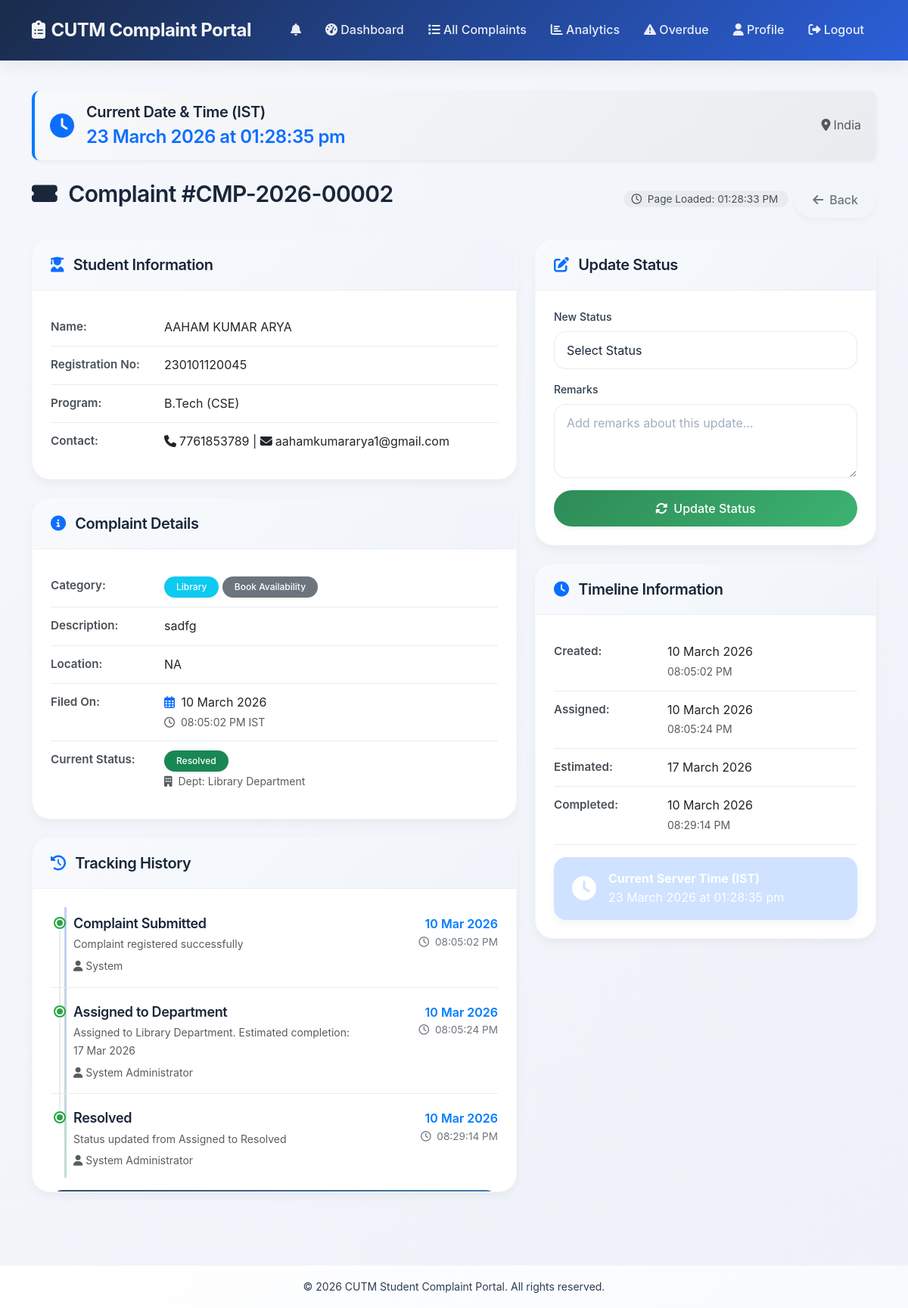
The page /admin/complaint/2 (signed in) on the database its author committed.
### models.py (models this page shows, shortened)
class Complaint(db.Model):
    __tablename__ = 'complaints'
    id = db.Column(db.Integer, primary_key=True)
    complaint_id = db.Column(db.String(50), unique=True, nullable=False)
    student_id = db.Column(db.Integer, db.ForeignKey('users.id'), nullable=False)
    category = db.Column(db.String(50), nullable=False)
    subcategory = db.Column(db.String(100), nullable=False)
    description = db.Column(db.Text, nullable=False)
    location = db.Column(db.String(200), nullable=False)
    image_path = db.Column(db.String(200))
    status = db.Column(db.String(50), default='Pending')
    priority = db.Column(db.String(20), default='Medium')
    assigned_to = db.Column(db.Integer, db.ForeignKey('users.id'), nullable=True)
    assigned_department = db.Column(db.String(100))
    assigned_date = db.Column(db.DateTime)
    estimated_completion_date = db.Column(db.DateTime)
    actual_completion_date = db.Column(db.DateTime)
    created_at = db.Column(db.DateTime, default=datetime.utcnow)
    updated_at = db.Column(db.DateTime, default=datetime.utcnow, onupdate=datetime.utcnow)
    escalated_at = db.Column(db.DateTime)
    escalation_count = db.Column(db.Integer, default=0)
    student = db.relationship('User', back_populates='complaints', foreign_keys=[student_id])
    assigned_staff = db.relationship('User', back_populates='assigned_complaints', foreign_keys=[assigned_to])
    tracking_updates = db.relationship('ComplaintTracking', back_populates='complaint', lazy=True, cascade='all, delete-orphan')
    feedback = db.relationship('Feedback', back_populates='complaint', uselist=False, cascade='all, delete-orphan')
    notifications = db.relationship('Notification', back_populates='complaint', lazy=True, cascade='all, delete-orphan')

class User(UserMixin, db.Model):
    __tablename__ = 'users'
    id = db.Column(db.Integer, primary_key=True)
    registration_no = db.Column(db.String(50), unique=True, nullable=False)
    name = db.Column(db.String(100), nullable=False)
    email = db.Column(db.String(100), unique=True, nullable=False)
    mobile = db.Column(db.String(15), nullable=False)
    program = db.Column(db.String(50), nullable=False)
    branch = db.Column(db.String(50), nullable=False)
    password_hash = db.Column(db.String(200), nullable=False)
    role = db.Column(db.String(20), default='student')  # student, admin, staff
    created_at = db.Column(db.DateTime, default=datetime.utcnow)
    complaints = db.relationship('Complaint', back_populates='student', lazy=True, foreign_keys='Complaint.student_id')
    assigned_complaints = db.relationship('Complaint', back_populates='assigned_staff', lazy=True, foreign_keys='Complaint.assigned_to')
    notifications = db.relationship('Notification', back_populates='user', lazy=True, cascade='all, delete-orphan')

class ComplaintTracking(db.Model):
    __tablename__ = 'complaint_tracking'
    id = db.Column(db.Integer, primary_key=True)
    complaint_id = db.Column(db.Integer, db.ForeignKey('complaints.id'), nullable=False)
    status = db.Column(db.String(50), nullable=False)
    remarks = db.Column(db.Text)
    updated_by = db.Column(db.String(100))
    created_at = db.Column(db.DateTime, default=datetime.utcnow)
    complaint = db.relationship('Complaint', back_populates='tracking_updates')

### app.py (the view)
@app.route('/admin/complaint/<int:complaint_id>')
@login_required
def admin_view_complaint(complaint_id):
    if current_user.role != 'admin':
        return redirect(url_for('index'))
    complaint = Complaint.query.get_or_404(complaint_id)
    tracking = ComplaintTracking.query.filter_by(complaint_id=complaint.id).order_by(ComplaintTracking.created_at).all()
    staff_users = User.query.filter_by(role='staff').all()
    departments = Department.query.all()
    return render_template('admin/view_complaint.html',
                         complaint=complaint,
                         tracking=tracking,
                         staff_users=staff_users,
                         departments=departments)

### templates/admin/view_complaint.html (shortened to what this page needs)
{% extends "base.html" %}
{% block content %}
<div class="container">
    <div class="current-time-container d-flex justify-content-between align-items-center">
        <div class="d-flex align-items-center">
            <i class="fas fa-clock text-primary fa-2x me-3"></i>
            <div>
                <h5 class="mb-1">Current Date & Time (IST)</h5>
                <h4 class="text-primary mb-0" id="liveAdminTime">{{ current_time.strftime('%d %B %Y, %I:%M:%S %p') }}</h4>
            </div>
        </div>
        <div class="text-muted">
            <i class="fas fa-map-marker-alt me-1"></i>India
        </div>
    </div>
    <div class="d-flex justify-content-between align-items-center mb-4">
        <h2>
            <i class="fas fa-ticket-alt me-2"></i>
            Complaint #{{ complaint.complaint_id }}
        </h2>
        <div>
            <span class="time-badge me-2">
                <i class="far fa-clock me-1"></i>
                Page Loaded: {{ format_ist(now(), '%I:%M:%S %p') }}
            </span>
            <a href="{{ url_for('admin_complaints') }}" class="btn btn-outline-secondary">
                <i class="fas fa-arrow-left me-2"></i>Back
            </a>
        </div>
    </div>
    <div class="row">
        <div class="col-md-7">
            <div class="card mb-4">
                <div class="card-header bg-white">
                    <h5 class="mb-0">
                        <i class="fas fa-user-graduate me-2 text-primary"></i>
                        Student Information
                    </h5>
                </div>
                <div class="card-body">
                    <div class="detail-item">
                        <span class="detail-label">Name:</span>
                        <span class="detail-value">{{ complaint.student.name }}</span>
                    </div>
                    <div class="detail-item">
                        <span class="detail-label">Registration No:</span>
                        <span class="detail-value">{{ complaint.student.registration_no }}</span>
                    </div>
                    <div class="detail-item">
                        <span class="detail-label">Program:</span>
                        <span class="detail-value">{{ complaint.student.program }} ({{ complaint.student.branch }})</span>
                    </div>
                    <div class="detail-item">
                        <span class="detail-label">Contact:</span>
                        <span class="detail-value">
                            <i class="fas fa-phone me-1"></i>{{ complaint.student.mobile }} |
                            <i class="fas fa-envelope me-1"></i>{{ complaint.student.email }}
                        </span>
                    </div>
                </div>
            </div>
            <div class="card mb-4">
                <div class="card-header bg-white">
                    <h5 class="mb-0">
                        <i class="fas fa-info-circle me-2 text-primary"></i>
                        Complaint Details
                    </h5>
                </div>
                <div class="card-body">
                    <div class="detail-item">
                        <span class="detail-label">Category:</span>
                        <span class="detail-value">
                            <span class="badge bg-info">{{ complaint.category }}</span>
                            <span class="badge bg-secondary">{{ complaint.subcategory }}</span>
                        </span>
                    </div>
                    <div class="detail-item">
                        <span class="detail-label">Description:</span>
                        <span class="detail-value">{{ complaint.description }}</span>
                    </div>
                    <div class="detail-item">
                        <span class="detail-label">Location:</span>
                        <span class="detail-value">{{ complaint.location }}</span>
                    </div>
                    <div class="detail-item">
                        <span class="detail-label">Filed On:</span>
                        <span class="detail-value">
                            <i class="far fa-calendar-alt text-primary me-1"></i>
                            {{ format_ist(complaint.created_at, '%d %B %Y') }}
                            <br>
                            <small class="text-muted">
                                <i class="far fa-clock me-1"></i>
                                {{ format_ist(complaint.created_at, '%I:%M:%S %p') }} IST
                            </small>
                        </span>
                    </div>
                    <div class="detail-item">
                        <span class="detail-label">Current Status:</span>
                        <span class="detail-value">
                            {% if complaint.status == 'Resolved' %}
                                <span class="badge bg-success">{{ complaint.status }}</span>
                            {% elif complaint.status == 'Rejected' %}
                                <span class="badge bg-danger">{{ complaint.status }}</span>
                            {% elif complaint.status == 'Escalated' %}
                                <span class="badge bg-warning">{{ complaint.status }}</span>
                            {% else %}
                                <span class="badge bg-primary">{{ complaint.status }}</span>
                            {% endif %}
                            {% if complaint.assigned_department %}
                                <br>
                                <small class="text-muted">
                                    <i class="fas fa-building me-1"></i>
                                    Dept: {{ complaint.assigned_department }}
                                </small>
                            {% endif %}
                        </span>
                    </div>
                </div>
            </div>
            <div class="card">
                <div class="card-header bg-white">
                    <h5 class="mb-0">
                        <i class="fas fa-history me-2 text-primary"></i>
                        Tracking History
                    </h5>
                </div>
                <div class="card-body" style="max-height: 400px; overflow-y: auto;">
                    <div class="timeline">
                        {% for track in tracking %}
                        <div class="timeline-item">
                            <div class="d-flex justify-content-between align-items-start">
                                <div>
                                    <h6 class="mb-1">{{ track.status }}</h6>
                                    {% if track.remarks %}
                                        <p class="mb-1 text-muted small">{{ track.remarks }}</p>
                                    {% endif %}
                                    <small class="text-muted">
                                        <i class="fas fa-user me-1"></i>{{ track.updated_by }}
                                    </small>
                                </div>
                                <div class="tracking-time">
                                    <div class="tracking-date">{{ format_ist(track.created_at, '%d %b %Y') }}</div>
                                    <div class="tracking-time-small">
                                        <i class="far fa-clock me-1"></i>
                                        {{ format_ist(track.created_at, '%I:%M:%S %p') }}
                                    </div>
                                </div>
                            </div>
                        </div>
                        {% endfor %}
                    </div>
                    <div class="alert alert-info mt-3 mb-0">
                    </div>
                </div>
            </div>
        </div>
        <div class="col-md-5">
            <div class="card mb-4">
                <div class="card-header bg-white">
                    <h5 class="mb-0">
                        <i class="fas fa-edit me-2 text-primary"></i>
                        Update Status
                    </h5>
                </div>
                <div class="card-body">
                    <form action="{{ url_for('admin_update_status', complaint_id=complaint.id) }}" method="POST">
                        <div class="mb-3">
                            <label class="form-label">New Status</label>
                            <select name="status" class="form-select" required>
                                <option value="">Select Status</option>
                            </select>
                        </div>
                        <div class="mb-3">
                            <label class="form-label">Remarks</label>
                            <textarea name="remarks" class="form-control" rows="3"
                                      placeholder="Add remarks about this update..."></textarea>
                        </div>
                        <button type="submit" class="btn btn-success w-100">
                            <i class="fas fa-sync-alt me-2"></i>Update Status
                        </button>
                    </form>
                </div>
            </div>
            <div class="card">
                <div class="card-header bg-white">
                    <h5 class="mb-0">
                        <i class="fas fa-clock me-2 text-primary"></i>
                        Timeline Information
                    </h5>
                </div>
                <div class="card-body">
                    <div class="detail-item">
                        <span class="detail-label">Created:</span>
                        <span class="detail-value">
                            {{ format_ist(complaint.created_at, '%d %B %Y') }}
                            <br>
                            <small class="text-muted">{{ format_ist(complaint.created_at, '%I:%M:%S %p') }}</small>
                        </span>
                    </div>
                    {% if complaint.assigned_date %}
                    <div class="detail-item">
                        <span class="detail-label">Assigned:</span>
                        <span class="detail-value">
                            {{ format_ist(complaint.assigned_date, '%d %B %Y') }}
                            <br>
                            <small class="text-muted">{{ format_ist(complaint.assigned_date, '%I:%M:%S %p') }}</small>
                        </span>
                    </div>
                    {% endif %}
                    {% if complaint.estimated_completion_date %}
                    <div class="detail-item">
                        <span class="detail-label">Estimated:</span>
                        <span class="detail-value">
                            {{ format_ist(complaint.estimated_completion_date, '%d %B %Y') }}
                        </span>
                    </div>
                    {% endif %}
                    {% if complaint.actual_completion_date %}
                    <div class="detail-item">
                        <span class="detail-label">Completed:</span>
                        <span class="detail-value">
                            {{ format_ist(complaint.actual_completion_date, '%d %B %Y') }}
                            <br>
                            <small class="text-muted">{{ format_ist(complaint.actual_completion_date, '%I:%M:%S %p') }}</small>
                        </span>
                    </div>
                    {% endif %}
                    <div class="alert alert-primary mt-3 mb-0">
                        <div class="d-flex align-items-center">
                            <i class="fas fa-clock fa-2x me-3"></i>
                            <div>
                                <strong>Current Server Time (IST)</strong><br>
                                <span id="serverTime">{{ format_ist(now(), '%d %B %Y, %I:%M:%S %p') }}</span>
                            </div>
                        </div>
                    </div>
                </div>
            </div>
        </div>
    </div>
</div>
{% endblock %}

### rows shown on the page
Complaint: complaint_id "CMP-2026-00002", category "Library", subcategory "Book Availability", description "sadfg", location "NA", created_at "10 March 2026", created_at "08:05:02 PM", status "Resolved", assigned_department "Library Department", assigned_date "10 March 2026", assigned_date "08:05:24 PM", estimated_completion_date "17 March 2026", actual_completion_date "10 March 2026", actual_completion_date "08:29:14 PM"
User: student.name "AAHAM KUMAR ARYA", student.registration_no "230101120045", student.program "B.Tech", student.branch "CSE", student.mobile "7761853789", student.email "aahamkumararya1@gmail.com"
ComplaintTracking: status "Complaint Submitted", remarks "Complaint registered successfully", updated_by "System", created_at "10 Mar 2026", created_at "08:05:02 PM"
ComplaintTracking: status "Assigned to Department", remarks "Assigned to Library Department. Estimated completion: 17 Mar 2026", updated_by "System Administrator", created_at "10 Mar 2026", created_at "08:05:24 PM"
ComplaintTracking: status "Resolved", remarks "Status updated from Assigned to Resolved", updated_by "System Administrator", created_at "10 Mar 2026", created_at "08:29:14 PM"
